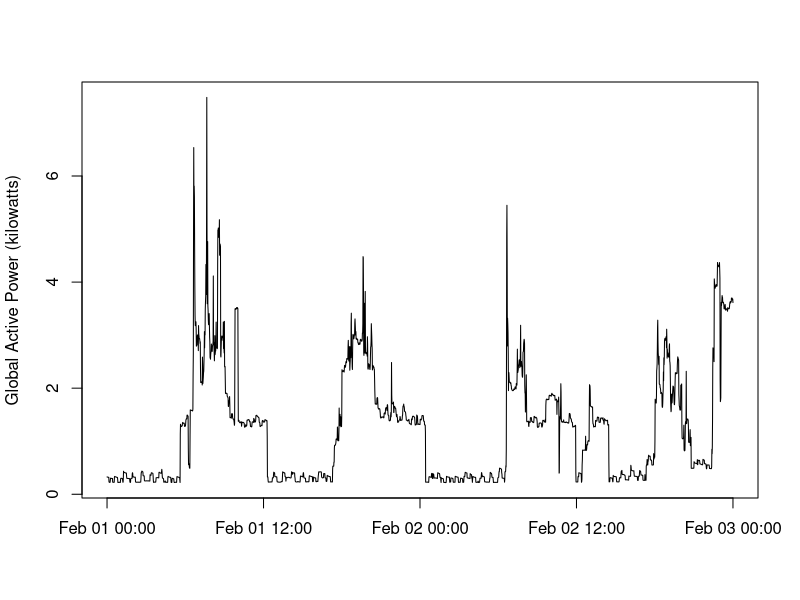

Write R code to recreate this figure.
## Run this file from readme.rmd

## Get data - data was downloaded and formatted in 'readme.rmd'
data <- read.csv("proj1data.csv")
data$DateTime <- as.POSIXlt(data$DateTime)
## Plot it
# set png device
png(filename = "plot2.png", width = 480, height = 480, units = "px")
# plot
plot(data$DateTime, data$Global_active_power, 
     type="l",
     xlab="", 
     ylab="Global Active Power (kilowatts)") 
# close
dev.off()